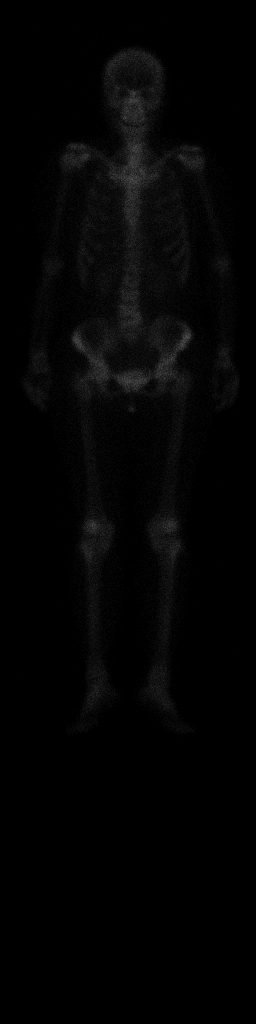
#> input picture imgs/wholeBodyANT/1.jpg, 256 x 1024 px; its folder holds only this picture in this run
$ python preprocessing.py
#> lines starting #> are read from the running program, lines starting #| are printed output that depends on the picture; after the words box and inside, x2 and y2 are one past the last pixel; in counts of white or black regions, pixels touching at a corner belong together
#> in process_images, img is the input picture: shape (1024, 256, 3); min 0, max 84, mean 3.8
from PIL import Image, ImageOps, ImageEnhance
import cv2
import os
import shutil

size = (128, 512)
factor = 3

error_imgs_count = 0
error_imgs = []

def adjust(img, src, i):
#> called with src = 'imgs/wholeBodyANT', i = '1'
    try:
        # Convert the image to grayscale
        gray_image = cv2.cvtColor(img, cv2.COLOR_BGR2GRAY)
        # Perform contour detection
        contours, _ = cv2.findContours(gray_image, cv2.RETR_EXTERNAL, cv2.CHAIN_APPROX_SIMPLE)
#> contours = 1943 contours, 1942 with area under 20; largest, box (x1, y1, x2, y2) and area: (19, 43, 240, 737) 83314
        # Find the largest contour (assuming it corresponds to the skeleton/object)
        largest_contour = max(contours, key=cv2.contourArea)
#> largest_contour = contour of 4371 points, box (x1, y1, x2, y2) (19, 43, 240, 737), area 83314
        # Get the bounding rectangle of the contour
        x, y, w, h = cv2.boundingRect(largest_contour)
#> x = 19; y = 43; w = 221; h = 694
        # Define the cropping box (left, upper, right, lower)
        cropping_box = (x, y, x + w, y + h)
#> cropping_box = (19, 43, 240, 737)
        # Crop the image
        pil_image = Image.open(f"{src}/{i}.jpg")
        cropped_image = pil_image.crop(cropping_box)
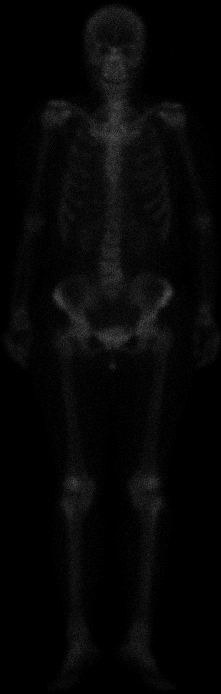
#> cropped_image: PIL image 221x694 L; min 0, max 84, mean 6.5
        # Resize the image
        resized = cropped_image.resize(size)
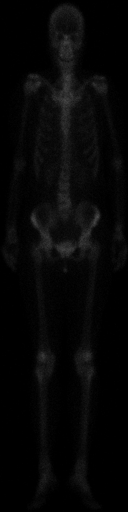
#> resized: PIL image 128x512 L; min 0, max 74, mean 6.5
        # Invert the image
        inverted = ImageOps.invert(resized)
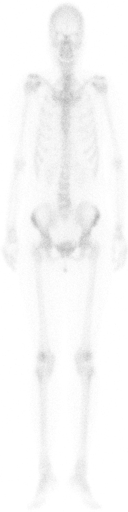
#> inverted: PIL image 128x512 L; min 181, max 255, mean 248.5
        # Enhance the image
        enhancer = ImageEnhance.Contrast(inverted)
        output = enhancer.enhance(factor)
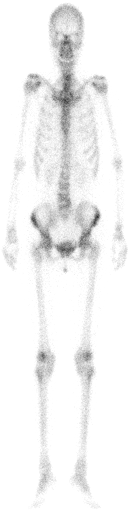
#> output: PIL image 128x512 L; min 47, max 255, mean 242.5

        bit = output.convert("RGB", palette=Image.Palette.ADAPTIVE)
        bit.save(f"{dst}/{i}.png")
        print(f"Image {i} from {src} saved to {dst}/{i}.png")

    except Exception as e:
        print(f"Image error in {i}\n{e}")
        global error_imgs_count
        error_imgs_count += 1
        error_img_name = f"{src}/{i}.jpg"
        error_imgs.append(error_img_name)
        # Write the error to a file
        with open(f"{src}_preprocessed_errors/log/log.txt", "a") as f:
            f.write(f"Image error in {i}.jpg\n{e}\n")

def process_images(src):
    # Save all the images names in a list
    imgs = []
#> (the run stopped early here; a loop or call above may not have finished)
